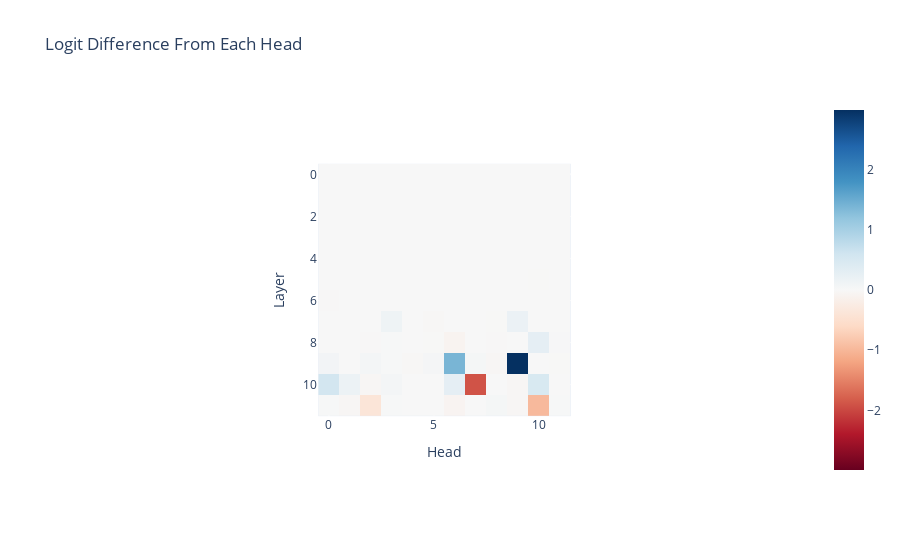

The notebook cell saved with this chart:
### Markdown cell above
We can further break down the output of each attention layer into the sum of the outputs of each attention head. Each attention layer consists of 12 heads, which each act independently and additively.

<details> <summary>Decomposing attention output into sums of heads</summary> 
The standard way to compute the output of an attention layer is by concatenating the mixed values of each head, and multiplying by a big output weight matrix. But as described in [A Mathematical Framework](https://transformer-circuits.pub/2021/framework/index.html) this is equivalent to splitting the output weight matrix into a per-head output (here `model.blocks[k].attn.W_O`) and adding them up (including an overall bias term for the entire layer)
</details>

We see that only a few heads really matter - heads L9H6 and L9H9 contribute a lot positively (explaining why attention layer 9 is so important), while heads L10H7 and L11H10 contribute a lot negatively (explaining why attention layer 10 and layer 11 are actively harmful). These correspond to (some of) the name movers and negative name movers discussed in the paper. There are also several heads that matter positively or negatively but less strongly (other name movers and backu name movers)

There are a few meta observations worth making here - our model has 144 heads, yet we could localise this behaviour to a handful of specific heads, using straightforward, general techniques. This supports the claim in [A Mathematical Framework](https://transformer-circuits.pub/2021/framework/index.html) that attention heads are the right level of abstraction to understand attention. It also really surprising that there are *negative* heads - eg L10H7 makes the incorrect logit 7x *more* likely. I'm not sure what's going on there, though the paper discusses some possibilities.

### Code cell
per_head_residual, labels = cache.stack_head_results(layer=-1, pos_slice=-1, return_labels=True)
per_head_logit_diffs = residual_stack_to_logit_diff(per_head_residual, cache)
per_head_logit_diffs = einops.rearrange(per_head_logit_diffs, "(layer head_index) -> layer head_index", layer=model.cfg.n_layers, head_index=model.cfg.n_heads)
imshow(per_head_logit_diffs, labels={"x":"Head", "y":"Layer"}, title="Logit Difference From Each Head")

### Figure 1 — Plotly figure (JSON) as saved in the notebook; plotly's stock layout.template omitted (floating-point values rounded to 4 significant figures; data arrays with more than 128 entries replaced by an {"elided": "..."} marker saying what was removed)
{"data": [{"coloraxis": "coloraxis", "hovertemplate": "Head: %{x}<br>Layer: %{y}<br>color: %{z}<extra></extra>", "name": "0", "type": "heatmap", "xaxis": "x", "yaxis": "y", "z": {"elided": "12x12 float values"}}], "layout": {"autosize": true, "coloraxis": {"cmid": 0, "colorscale": [[0, "rgb(103,0,31)"], [0.1, "rgb(178,24,43)"], [0.2, "rgb(214,96,77)"], [0.3, "rgb(244,165,130)"], [0.4, "rgb(253,219,199)"], [0.5, "rgb(247,247,247)"], [0.6, "rgb(209,229,240)"], [0.7, "rgb(146,197,222)"], [0.8, "rgb(67,147,195)"], [0.9, "rgb(33,102,172)"], [1, "rgb(5,48,97)"]]}, "title": {"text": "Logit Difference From Each Head"}, "xaxis": {"anchor": "y", "autorange": true, "constrain": "domain", "domain": [0.3269, 0.6731], "range": [-0.5, 11.5], "scaleanchor": "y", "title": {"text": "Head"}}, "yaxis": {"anchor": "x", "autorange": true, "constrain": "domain", "domain": [0, 1], "range": [11.5, -0.5], "title": {"text": "Layer"}}}}
